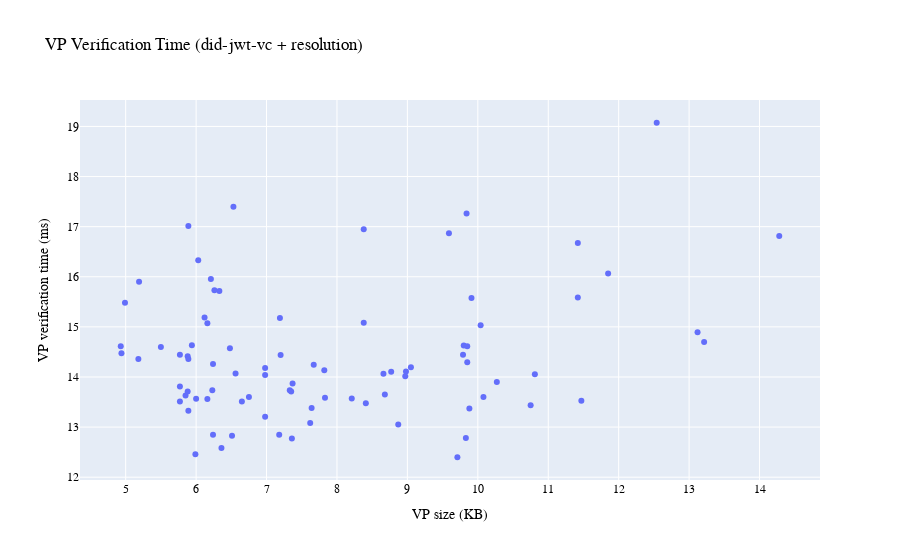
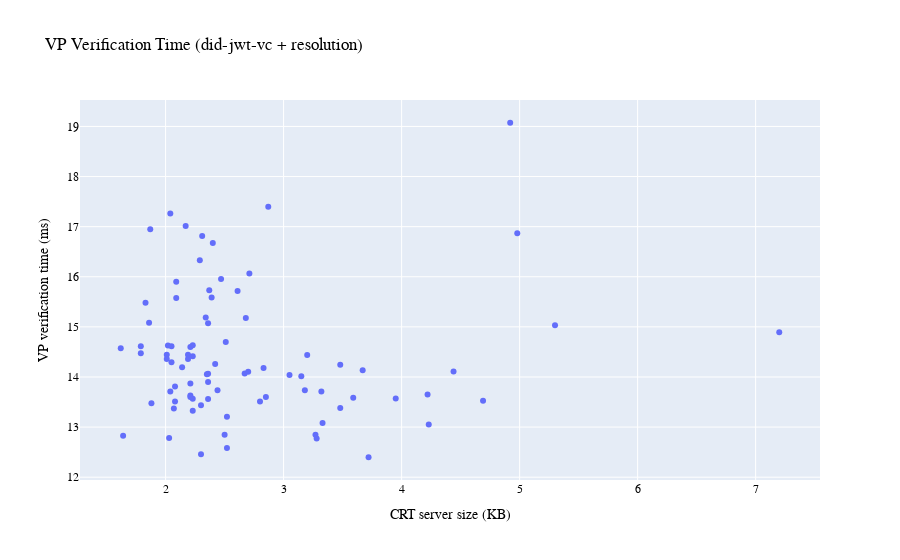
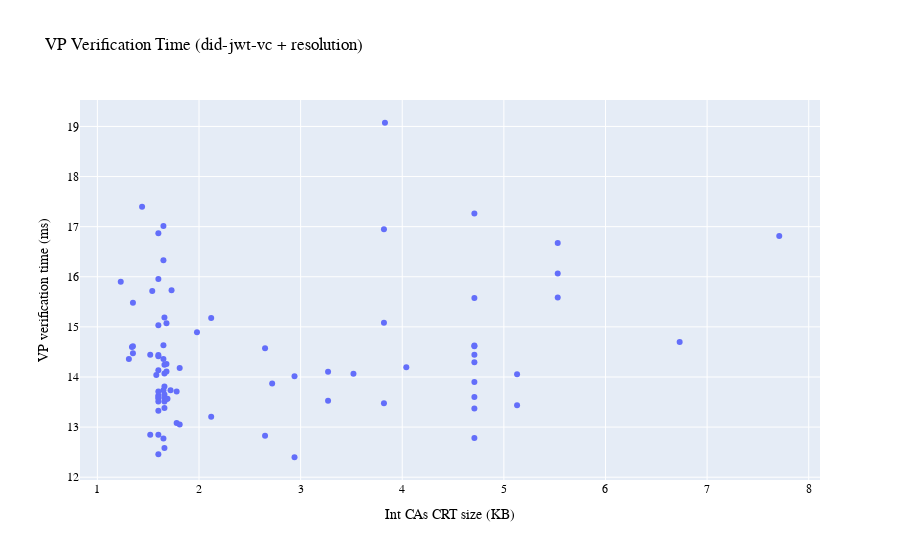
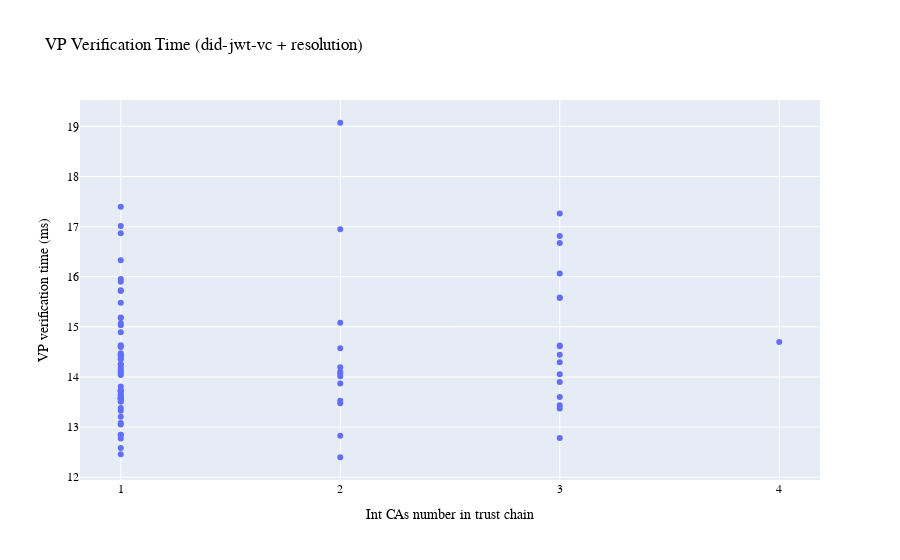

The notebook cell saved with these charts, in order:
### Code cell
df = pd.read_csv("../perf/P3-DPKI.csv")

print(df.info())
df = df.dropna()

#Only OK responses and numerical columns
df = df[df['Flag'] == 'OK']
df = df.drop(columns=['Flag', 'VerVPRes', 'VerCRTRes'])

#--------------------------Clean from outliers--------------------------
z_scores = zscore(df['VerVPTime'])
threshold = 4.5
cleanedDF = df[(z_scores < threshold)]

cleanedDF = cleanedDF.groupby('CommName').mean()

dfSizeVP = cleanedDF.sort_values(by='sizeVP')
dfSizeCRT = cleanedDF.sort_values(by='sizeCRT')
dfSizeCRTIntCA = cleanedDF.sort_values(by='sizeCRTIntCA')
dfnIntCA = cleanedDF.sort_values(by='nIntCA')
print(dfSizeVP)


template = "plotly"
scatter_color = "#636EFA"

# Plot VP verification time depending on the VP size
fig10 = px.scatter(dfSizeVP, x=dfSizeVP.columns[7], y=dfSizeVP.columns[0], title='VP Verification Time (did-jwt-vc + resolution)', template=template)
fig10.update_traces(marker_color=scatter_color)
fig10.update_layout(
    xaxis_title="VP size (KB)",
    yaxis_title="VP verification time (ms)",
    font=dict(family="Arial", size=12, color="black"),
    xaxis=dict(tickmode='linear', tick0=1, dtick=1)
)
fig10.show()

# Plot VP verification time depending on the server certificate size
fig11 = px.scatter(dfSizeCRT, x=dfSizeCRT.columns[5], y=dfSizeCRT.columns[0], title='VP Verification Time (did-jwt-vc + resolution)', template=template)
fig11.update_traces(marker_color=scatter_color)
fig11.update_layout(
    xaxis_title="CRT server size (KB)",
    yaxis_title="VP verification time (ms)",
    font=dict(family="Arial", size=12, color="black"),
    xaxis=dict(tickmode='linear', tick0=1, dtick=1)
)
fig11.show()

# Plot VP verification time depending on the intermediate CAs certificate size 
fig12 = px.scatter(dfSizeCRTIntCA, x=dfSizeCRTIntCA.columns[6], y=dfSizeCRTIntCA.columns[0], title='VP Verification Time (did-jwt-vc + resolution)', template=template)
fig12.update_traces(marker_color=scatter_color)
fig12.update_layout(
    xaxis_title="Int CAs CRT size (KB)",
    yaxis_title="VP verification time (ms)",
    font=dict(family="Arial", size=12, color="black"),
    xaxis=dict(tickmode='linear', tick0=1, dtick=1)
)
fig12.show()

# Plot VP verification time depending on the number of intermediate CAs in the trust chain
fig13 = px.scatter(dfnIntCA, x=dfnIntCA.columns[4], y=dfnIntCA.columns[0], title='VP Verification Time (did-jwt-vc + resolution)', template=template)
fig13.update_traces(marker_color=scatter_color)
fig13.update_layout(
    xaxis_title="Int CAs number in trust chain",
    yaxis_title="VP verification time (ms)",
    font=dict(family="Arial", size=12, color="black"),
    xaxis=dict(tickmode='linear', tick0=1, dtick=1)
)
fig13.show()


#--------------------------Average on data with outliers (NO CLEANED DATAFRAME)--------------------------
meanVPCheckTime = cleanedDF.iloc[:, 0].mean()
print(f"Average Time VP check: {meanVPCheckTime:.2f} ms")

meanVPSize = cleanedDF.iloc[:, 7].mean()
print(f"Average VP size: {meanVPSize:.2f} KB")


#---------------------------------Correlation matrix (CLEANED DATAFRAME)---------------------------------
correlation_matrix = cleanedDF.corr()

fig = px.imshow(correlation_matrix,
                labels=dict(x="", y="", color="Correlation"),
                x=correlation_matrix.columns,
                y=correlation_matrix.columns,
                color_continuous_scale='RdBu',
                zmin=-1,
                zmax=1,
                width=800, height=600)


fig.update_layout(
    title="Correlation Matrix",
    font=dict(family="Arial", size=14, color="black"),
    coloraxis_colorbar=dict(title="Correlation"),
)

fig.show()
print(correlation_matrix)

### Figure 1 — Plotly figure (JSON) as saved in the notebook; plotly's stock layout.template omitted (floating-point values rounded to 4 significant figures)
{"data": [{"hovertemplate": "sizeVP=%{x}<br>VerVPTime=%{y}<extra></extra>", "legendgroup": "", "marker": {"color": "#636EFA", "symbol": "circle"}, "mode": "markers", "name": "", "orientation": "v", "showlegend": false, "type": "scatter", "x": [4.93, 4.94, 4.99, 5.18, 5.19, 5.5, 5.77, 5.77, 5.77, 5.85, 5.88, 5.88, 5.89, 5.89, 5.89, 5.94, 5.99, 6.0, 6.03, 6.12, 6.16, 6.16, 6.21, 6.23, 6.24, 6.24, 6.26, 6.33, 6.36, 6.48, 6.51, 6.53, 6.56, 6.65, 6.75, 6.98, 6.98, 6.98, 7.18, 7.19, 7.2, 7.33, 7.35, 7.36, 7.37, 7.62, 7.64, 7.67, 7.82, 7.83, 8.21, 8.38, 8.38, 8.41, 8.66, 8.68, 8.77, 8.87, 8.97, 8.98, 9.05, 9.59, 9.71, 9.79, 9.8, 9.83, 9.84, 9.85, 9.85, 9.88, 9.91, 10.04, 10.08, 10.27, 10.75, 10.81, 11.42, 11.42, 11.47, 11.85, 12.54, 13.12, 13.21, 14.28], "xaxis": "x", "y": [14.61, 14.47, 15.48, 14.36, 15.9, 14.6, 13.51, 14.45, 13.81, 13.63, 14.42, 13.71, 13.33, 14.36, 17.01, 14.63, 12.46, 13.57, 16.33, 15.19, 15.07, 13.56, 15.96, 13.74, 12.85, 14.26, 15.73, 15.72, 12.58, 14.57, 12.83, 17.4, 14.07, 13.51, 13.6, 14.04, 14.18, 13.2, 12.85, 15.18, 14.44, 13.73, 13.71, 12.77, 13.87, 13.08, 13.38, 14.25, 14.13, 13.58, 13.57, 16.95, 15.08, 13.48, 14.07, 13.65, 14.11, 13.05, 14.01, 14.11, 14.2, 16.87, 12.4, 14.44, 14.63, 12.78, 17.27, 14.29, 14.62, 13.37, 15.58, 15.03, 13.6, 13.9, 13.43, 14.05, 16.67, 15.58, 13.52, 16.06, 19.07, 14.89, 14.7, 16.81], "yaxis": "y"}], "layout": {"autosize": true, "font": {"color": "black", "family": "Arial", "size": 12}, "legend": {"tracegroupgap": 0}, "title": {"text": "VP Verification Time (did-jwt-vc + resolution)"}, "xaxis": {"anchor": "y", "autorange": true, "domain": [0, 1], "dtick": 1, "range": [4.355, 14.86], "tick0": 1, "tickmode": "linear", "title": {"text": "VP size (KB)"}, "type": "linear"}, "yaxis": {"anchor": "x", "autorange": true, "domain": [0, 1], "range": [11.85, 19.62], "title": {"text": "VP verification time (ms)"}, "type": "linear"}}}

### Figure 2 — Plotly figure (JSON) as saved in the notebook; plotly's stock layout.template omitted (floating-point values rounded to 4 significant figures)
{"data": [{"hovertemplate": "sizeCRT=%{x}<br>VerVPTime=%{y}<extra></extra>", "legendgroup": "", "marker": {"color": "#636EFA", "symbol": "circle"}, "mode": "markers", "name": "", "orientation": "v", "showlegend": false, "type": "scatter", "x": [1.62, 1.64, 1.79, 1.79, 1.83, 1.86, 1.87, 1.88, 2.01, 2.01, 2.02, 2.03, 2.04, 2.04, 2.05, 2.05, 2.07, 2.08, 2.08, 2.09, 2.09, 2.14, 2.17, 2.19, 2.19, 2.21, 2.21, 2.21, 2.21, 2.23, 2.23, 2.23, 2.23, 2.29, 2.3, 2.3, 2.31, 2.34, 2.35, 2.36, 2.36, 2.36, 2.36, 2.37, 2.39, 2.4, 2.42, 2.44, 2.47, 2.5, 2.51, 2.52, 2.52, 2.61, 2.67, 2.68, 2.7, 2.71, 2.8, 2.83, 2.85, 2.87, 3.05, 3.15, 3.18, 3.2, 3.27, 3.28, 3.32, 3.33, 3.48, 3.48, 3.59, 3.67, 3.72, 3.95, 4.22, 4.23, 4.44, 4.69, 4.92, 4.98, 5.3, 7.2], "xaxis": "x", "y": [14.57, 12.83, 14.61, 14.47, 15.48, 15.08, 16.95, 13.48, 14.44, 14.36, 14.63, 12.78, 17.27, 13.71, 14.29, 14.62, 13.37, 13.81, 13.51, 15.58, 15.9, 14.2, 17.01, 14.36, 14.45, 13.87, 13.63, 13.6, 14.6, 13.33, 14.63, 14.42, 13.57, 16.33, 12.46, 13.43, 16.81, 15.19, 14.05, 15.07, 13.9, 13.56, 14.07, 15.73, 15.58, 16.67, 14.26, 13.74, 15.96, 12.85, 14.7, 12.58, 13.2, 15.72, 14.07, 15.18, 14.11, 16.06, 13.51, 14.18, 13.6, 17.4, 14.04, 14.01, 13.73, 14.44, 12.85, 12.77, 13.71, 13.08, 13.38, 14.25, 13.58, 14.13, 12.4, 13.57, 13.65, 13.05, 14.11, 13.52, 19.07, 16.87, 15.03, 14.89], "yaxis": "y"}], "layout": {"autosize": true, "font": {"color": "black", "family": "Arial", "size": 12}, "legend": {"tracegroupgap": 0}, "title": {"text": "VP Verification Time (did-jwt-vc + resolution)"}, "xaxis": {"anchor": "y", "autorange": true, "domain": [0, 1], "dtick": 1, "range": [1.277, 7.543], "tick0": 1, "tickmode": "linear", "title": {"text": "CRT server size (KB)"}, "type": "linear"}, "yaxis": {"anchor": "x", "autorange": true, "domain": [0, 1], "range": [11.85, 19.62], "title": {"text": "VP verification time (ms)"}, "type": "linear"}}}

### Figure 3 — Plotly figure (JSON) as saved in the notebook; plotly's stock layout.template omitted (floating-point values rounded to 4 significant figures)
{"data": [{"hovertemplate": "sizeCRTIntCA=%{x}<br>VerVPTime=%{y}<extra></extra>", "legendgroup": "", "marker": {"color": "#636EFA", "symbol": "circle"}, "mode": "markers", "name": "", "orientation": "v", "showlegend": false, "type": "scatter", "x": [1.23, 1.31, 1.34, 1.35, 1.35, 1.35, 1.44, 1.52, 1.52, 1.54, 1.58, 1.6, 1.6, 1.6, 1.6, 1.6, 1.6, 1.6, 1.6, 1.6, 1.6, 1.6, 1.6, 1.6, 1.6, 1.65, 1.65, 1.65, 1.65, 1.65, 1.65, 1.66, 1.66, 1.66, 1.66, 1.66, 1.66, 1.66, 1.66, 1.66, 1.68, 1.68, 1.68, 1.68, 1.69, 1.72, 1.73, 1.78, 1.78, 1.81, 1.81, 1.98, 2.12, 2.12, 2.65, 2.65, 2.72, 2.94, 2.94, 3.27, 3.27, 3.52, 3.82, 3.82, 3.82, 3.83, 4.04, 4.71, 4.71, 4.71, 4.71, 4.71, 4.71, 4.71, 4.71, 4.71, 4.71, 5.13, 5.13, 5.53, 5.53, 5.53, 6.73, 7.71], "xaxis": "x", "y": [15.9, 14.36, 14.6, 15.48, 14.47, 14.61, 17.4, 14.45, 12.85, 15.72, 14.04, 13.33, 13.51, 14.13, 14.42, 15.03, 13.63, 12.85, 13.57, 16.87, 12.46, 15.96, 13.6, 13.71, 14.44, 14.36, 13.74, 16.33, 14.63, 12.77, 17.01, 13.51, 14.25, 13.65, 13.38, 13.58, 14.07, 12.58, 13.81, 15.19, 14.26, 15.07, 13.56, 14.11, 13.57, 13.73, 15.73, 13.08, 13.71, 13.05, 14.18, 14.89, 13.2, 15.18, 12.83, 14.57, 13.87, 14.01, 12.4, 14.11, 13.52, 14.07, 16.95, 13.48, 15.08, 19.07, 14.2, 17.27, 13.6, 14.63, 14.29, 14.44, 13.9, 15.58, 12.78, 13.37, 14.62, 13.43, 14.05, 16.67, 15.58, 16.06, 14.7, 16.81], "yaxis": "y"}], "layout": {"autosize": true, "font": {"color": "black", "family": "Arial", "size": 12}, "legend": {"tracegroupgap": 0}, "title": {"text": "VP Verification Time (did-jwt-vc + resolution)"}, "xaxis": {"anchor": "y", "autorange": true, "domain": [0, 1], "dtick": 1, "range": [0.8314, 8.109], "tick0": 1, "tickmode": "linear", "title": {"text": "Int CAs CRT size (KB)"}, "type": "linear"}, "yaxis": {"anchor": "x", "autorange": true, "domain": [0, 1], "range": [11.85, 19.62], "title": {"text": "VP verification time (ms)"}, "type": "linear"}}}

### Figure 4 — Plotly figure (JSON) as saved in the notebook; plotly's stock layout.template omitted (floating-point values rounded to 4 significant figures)
{"data": [{"hovertemplate": "nIntCA=%{x}<br>VerVPTime=%{y}<extra></extra>", "legendgroup": "", "marker": {"color": "#636EFA", "symbol": "circle"}, "mode": "markers", "name": "", "orientation": "v", "showlegend": false, "type": "scatter", "x": [1.0, 1.0, 1.0, 1.0, 1.0, 1.0, 1.0, 1.0, 1.0, 1.0, 1.0, 1.0, 1.0, 1.0, 1.0, 1.0, 1.0, 1.0, 1.0, 1.0, 1.0, 1.0, 1.0, 1.0, 1.0, 1.0, 1.0, 1.0, 1.0, 1.0, 1.0, 1.0, 1.0, 1.0, 1.0, 1.0, 1.0, 1.0, 1.0, 1.0, 1.0, 1.0, 1.0, 1.0, 1.0, 1.0, 1.0, 1.0, 1.0, 1.0, 1.0, 1.0, 1.0, 1.0, 2.0, 2.0, 2.0, 2.0, 2.0, 2.0, 2.0, 2.0, 2.0, 2.0, 2.0, 2.0, 2.0, 3.0, 3.0, 3.0, 3.0, 3.0, 3.0, 3.0, 3.0, 3.0, 3.0, 3.0, 3.0, 3.0, 3.0, 3.0, 3.0, 4.0], "xaxis": "x", "y": [15.07, 15.18, 14.61, 13.2, 13.63, 12.85, 12.46, 13.08, 15.48, 14.89, 14.47, 12.58, 13.51, 14.6, 14.04, 16.87, 14.44, 12.77, 12.85, 14.26, 13.73, 13.71, 13.65, 14.25, 13.38, 13.58, 13.05, 14.07, 15.9, 15.03, 15.72, 15.19, 17.01, 14.11, 14.13, 16.33, 13.81, 17.4, 14.18, 13.71, 14.63, 13.56, 14.45, 13.6, 14.42, 14.36, 13.57, 15.96, 13.33, 13.57, 14.36, 13.51, 13.74, 15.73, 14.11, 19.07, 15.08, 13.87, 13.48, 14.57, 12.83, 14.2, 16.95, 12.4, 13.52, 14.07, 14.01, 16.67, 17.27, 13.43, 15.58, 13.6, 14.63, 14.29, 14.44, 13.9, 15.58, 14.05, 12.78, 13.37, 14.62, 16.06, 16.81, 14.7], "yaxis": "y"}], "layout": {"autosize": true, "font": {"color": "black", "family": "Arial", "size": 12}, "legend": {"tracegroupgap": 0}, "title": {"text": "VP Verification Time (did-jwt-vc + resolution)"}, "xaxis": {"anchor": "y", "autorange": true, "domain": [0, 1], "dtick": 1, "range": [0.8155, 4.185], "tick0": 1, "tickmode": "linear", "title": {"text": "Int CAs number in trust chain"}, "type": "linear"}, "yaxis": {"anchor": "x", "autorange": true, "domain": [0, 1], "range": [11.85, 19.62], "title": {"text": "VP verification time (ms)"}, "type": "linear"}}}
